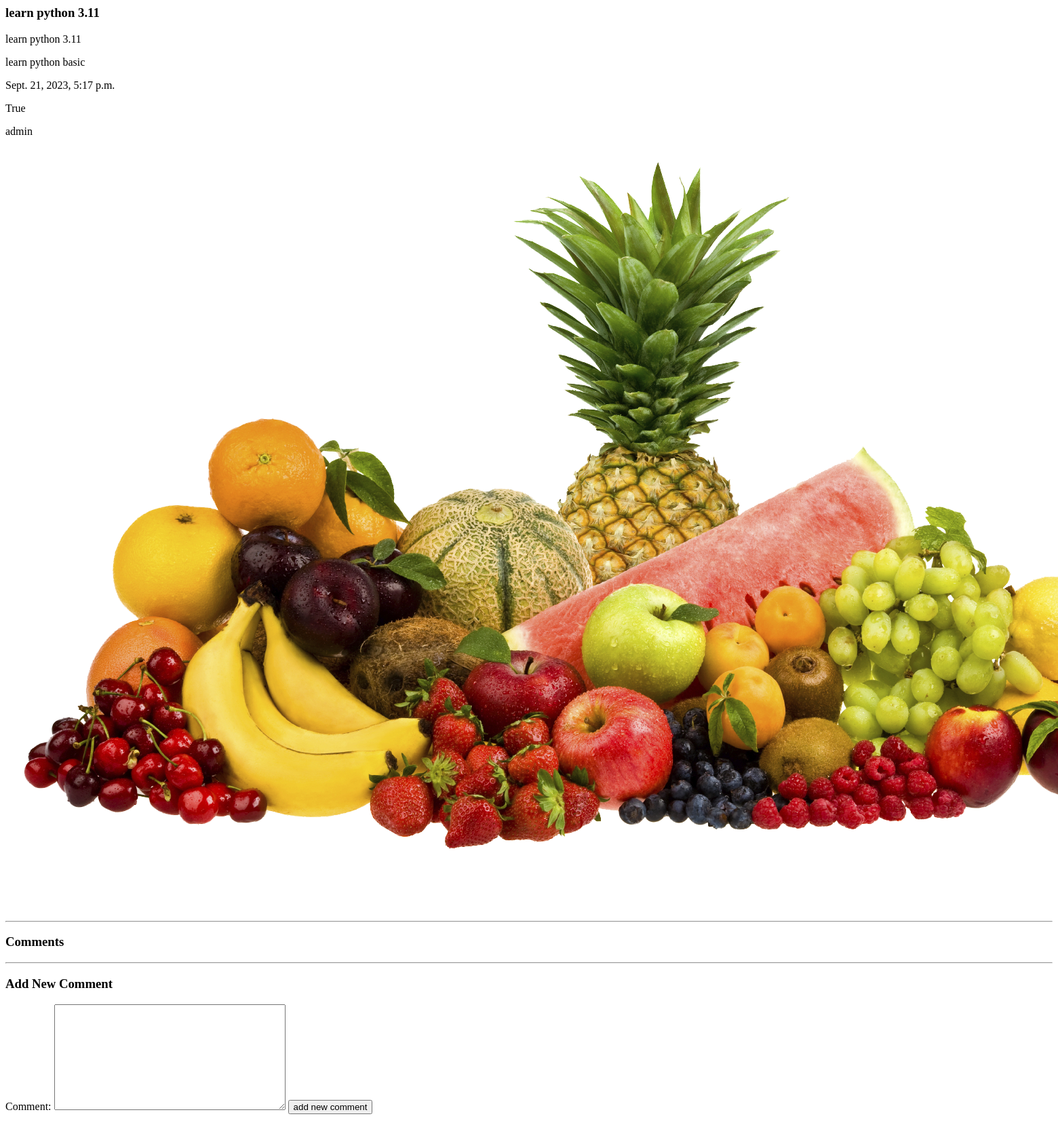
Before: /blog/1 with the older database file.
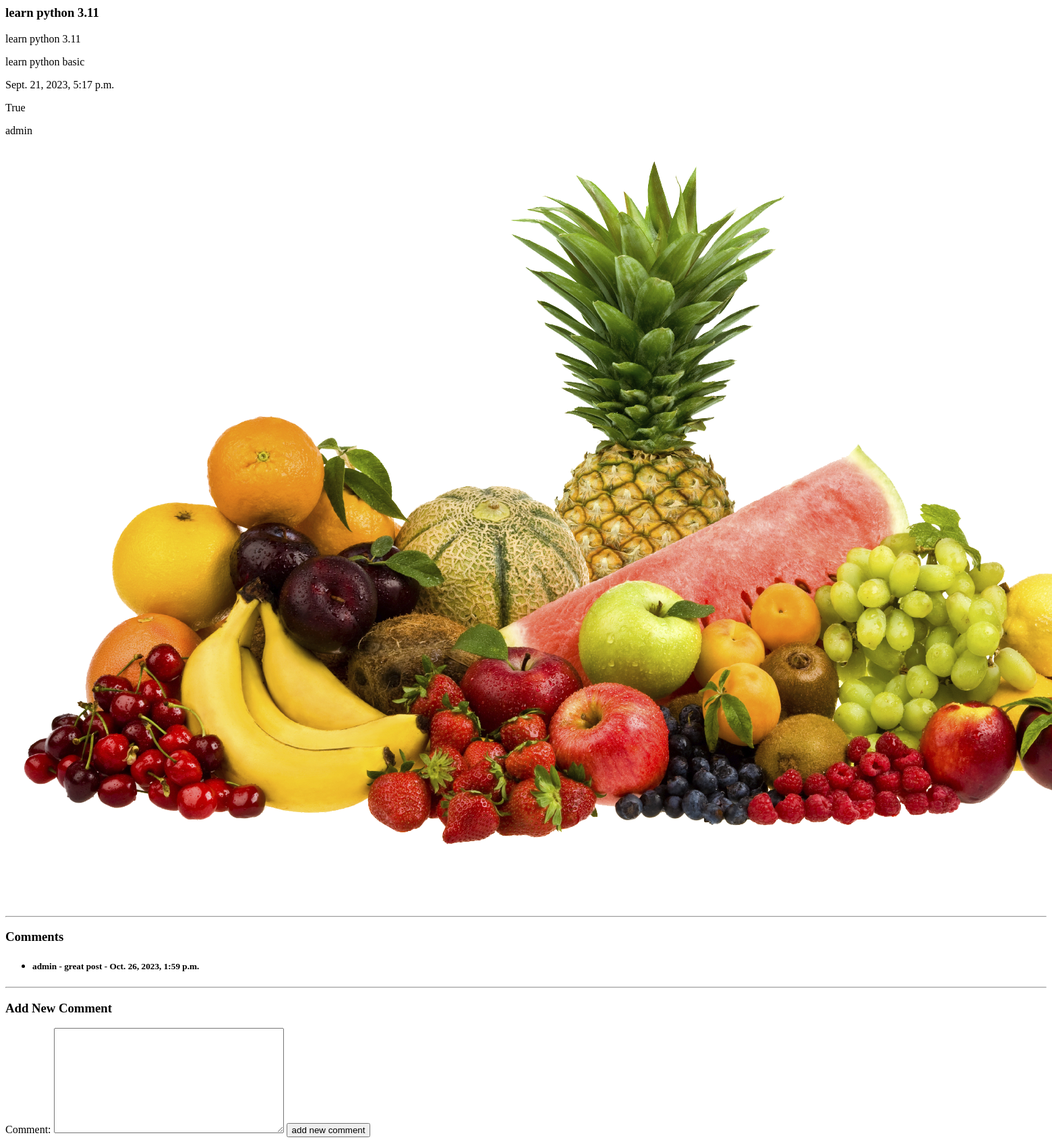
After: the same page with the newer database file.
### blog/models.py (models this page shows, shortened)
class Comment(models.Model):
    user = models.ForeignKey(User,on_delete=models.CASCADE,related_name='comment_author')
    post = models.ForeignKey(Post,related_name='comment_post',on_delete=models.CASCADE)
    comment = models.TextField(max_length=200)
    create_at = models.DateTimeField(default=timezone.now)

### blog/views.py (the view)
# urls.py: path('blog/<int:pk>' , post_detail),
def post_detail(request,pk):
    data = Post.objects.get(id=pk)
    post_comments = Comment.objects.filter(post=data)
    if request.method == 'POST':
        form = CommentForm(request.POST)
        if form.is_valid():
            myform = form.save(commit=False)
            myform.user = request.user
            myform.post = data
            myform.save()
    else:
        form = CommentForm()
    return render(request,'blog/post_detail.html',{'post':data , 'form':form , 'post_comments':post_comments})

### blog/forms.py
class CommentForm(forms.ModelForm):
    class Meta:
        model = Comment
        fields = ['comment']

### blog/models.py (called while the page is built)
    def __str__(self):
        return self.title

### blog/templates/blog/post_detail.html (shortened to what this page needs)
<h3>{{post}}</h3>
<p> {{post.title}}</p>
<p> {{post.content}}</p>
<p> {{post.create_date}}</p>
<p> {{post.draft}}</p>
<p> {{post.author}}</p>
<img src="{{post.image.url}}" alt="">
<hr>
<h3> Comments </h3>
<ul>
    {% for comment in post_comments %}
        <li>
            <h5> {{comment.user}} - {{comment.comment}} - {{comment.create_at}}</h5>
        </li>
    {% endfor %}
</ul>
<hr>
<h3> Add New Comment </h3>
<form method="POSt">
    {{form}}
    <input type="submit" value="add new comment">
</form>

Changed rows visible on the page:
added Comment: user "admin", comment "great post", create_at "Oct. 26, 2023, 1:59 p.m."
